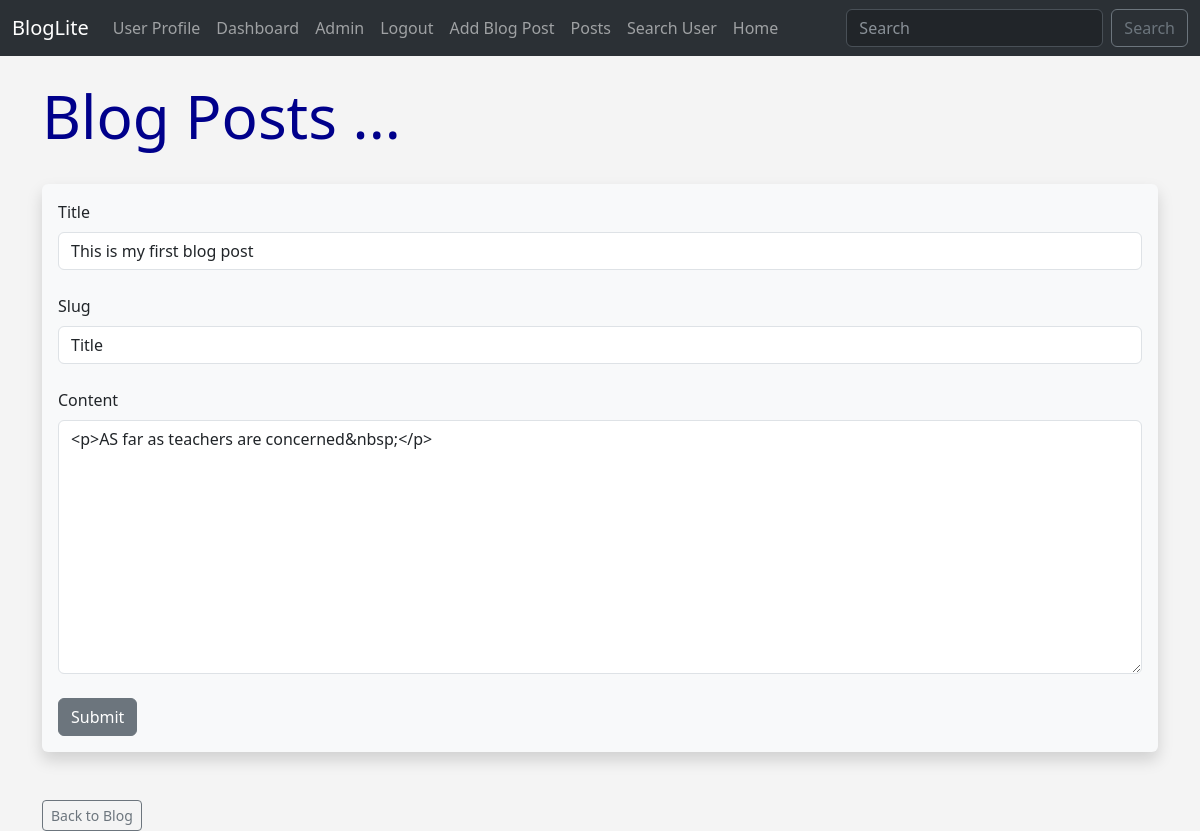
/posts/edit/1 (signed in), run on the app's committed database.
### application/models.py (models this page shows)
class Posts(db.Model):
    id = db.Column(db.Integer, primary_key=True)
    title = db.Column(db.String(225))
    content = db.Column(db.Text)
    date_posted = db.Column(db.DateTime, default=datetime.utcnow)
    slug = db.Column(db.String(255))
    poster_id = db.Column(db.Integer, db.ForeignKey('users.id'))
    likes = db.relationship('Like', backref='post', passive_deletes=True)
    pic = db.Column(db.String())

### application/controllers.py (the view, shortened to what this page needs)
@app.route('/posts/edit/<int:id>', methods=["GET", "POST"])
@login_required
def edit_posts(id):
    post = Posts.query.get_or_404(id)
    form = PostForm()
    if current_user.id == post.poster_id:
        form.title.data = post.title
        form.slug.data = post.slug
        form.content.data = post.content
        return render_template('edit_post.html', form=form)
    else:
        flash("You arent alloed to edit this post")
        posts = Posts.query.order_by(Posts.date_posted)
        return render_template("posts.html", posts=posts)

### application/controllers.py
class PostForm(FlaskForm):
    title = StringField("Title", validators=[DataRequired()])
    content = CKEditorField('Content', validators=[DataRequired()])
    author = StringField("Author")
    slug = StringField("Slug", validators=[DataRequired()])
    submit = SubmitField("Submit")
    pic = FileField("Profile Pic")

class SearchForm(FlaskForm):
    searched = StringField("search", validators=[DataRequired()])
    submit = SubmitField("Submit")

### application/controllers.py (called while the page is built)
@login_manager.user_loader
def load_user(user_id):
    return Users.query.get(int(user_id))

@app.context_processor
def base():
    form = SearchForm()
    return dict(form=form)

### templates/edit_post.html (shortened to what this page needs)
{% extends 'base.html' %}
{% block content %}
<h1> Blog Posts ...</h1>
<div class="shadow p-3 mb-5 bg-body-tertiary rounded">
        <form method="POST">
          {{ form.title.label(class="form-label") }}
          {{ form.title(class="form-control") }}
          {{ form.slug.label(class="form-label") }}
          {{ form.slug(class="form-control") }}
          {{ form.content.label(class="form-label") }}
          {{ form.content(class="form-control", rows="10") }}
          {{ form.submit(class="btn btn-secondary")}}
        </form>
</div>
<a href="{{ url_for('posts')}}" class="btn btn-outline-secondary btn-sm">Back to Blog</a>
{% endblock %}

### static/css/styles.css (style rules this page uses)
h1 { color: darkblue; font-size: 60px; }
body { background: #f4f4f4; }

### data on the page
Posts: title.label "Title", title "This is my first blog post", slug "Title", content "<p>AS far as teachers are concerned&nbsp;</p>"
